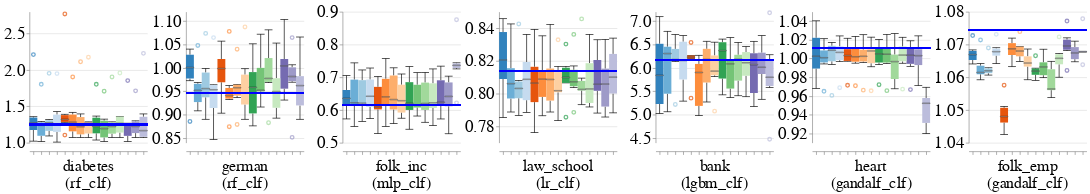

The notebook cell saved with this chart:
### Code cell
create_bar_charts_for_diff_imputers_and_datasets(train_injection_scenario='mixed_exp',
                                                test_injection_scenario='MCAR1 & MAR1 & MNAR1',
                                                dataset_to_group=DATASETS_SENSITIVE_ATTRS,
                                                metric_name='Disparate_Impact',
                                                db_client=db_client)

### Figure 1 — Vega-Lite specification as saved in the notebook (floating-point values rounded to 4 significant figures; data arrays with more than 128 entries replaced by an {"elided": "..."} marker saying what was removed)
{"config": {"view": {"continuousWidth": 400, "continuousHeight": 300, "stroke": null}, "axis": {"labelFontSize": 26, "labelFontWeight": "normal", "titleFontSize": 28, "titleFontWeight": "normal"}, "facet": {"spacing": 5}, "header": {"labelFontSize": 24, "labelOrient": "bottom", "labelPadding": 5, "titleFontSize": 28}, "legend": {"columns": 4, "direction": "horizontal", "labelFontSize": 32, "labelLimit": 400, "orient": "top", "symbolOffset": 130, "symbolStrokeWidth": 10, "titleAnchor": "middle", "titleFontSize": 34, "titleLimit": 300}, "title": {"fontSize": 28}}, "data": {"name": "data-cac3689c0b64cace0d2db6aae3a8d228"}, "facet": {"column": {"field": "Dataset_Name_With_Model_Name", "sort": {"field": "Dataset_Sequence_Number", "order": "ascending"}, "title": null, "type": "nominal"}}, "spec": {"layer": [{"mark": {"type": "boxplot", "median": {"stroke": "black", "strokeWidth": 0.7}, "size": 12, "ticks": true}, "encoding": {"color": {"field": "Null_Imputer_Name", "legend": null, "scale": {"scheme": "category20c"}, "sort": ["deletion", "median-mode", "median-dummy", "miss_forest", "k_means_clustering", "datawig", "automl", "nomi", "tdm", "edit_gain", "gain", "hivae", "notmiwae", "mnar_pvae"], "title": null, "type": "nominal"}, "x": {"axis": {"labels": false}, "field": "Null_Imputer_Name", "sort": ["deletion", "median-mode", "median-dummy", "miss_forest", "k_means_clustering", "datawig", "automl", "nomi", "tdm", "edit_gain", "gain", "hivae", "notmiwae", "mnar_pvae"], "title": null, "type": "nominal"}, "y": {"field": "Metric_Value", "scale": {"zero": false}, "title": null, "type": "quantitative"}}}, {"mark": "rule", "encoding": {"color": {"value": "blue"}, "size": {"value": 2}, "y": {"field": "Baseline_Median", "type": "quantitative"}}}], "height": 200, "width": 180}, "resolve": {"scale": {"y": "independent"}}, "$schema": "https://vega.github.io/schema/vega-lite/v4.17.0.json", "datasets": {"data-cac3689c0b64cace0d2db6aae3a8d228": {"elided": "628 records"}}}
